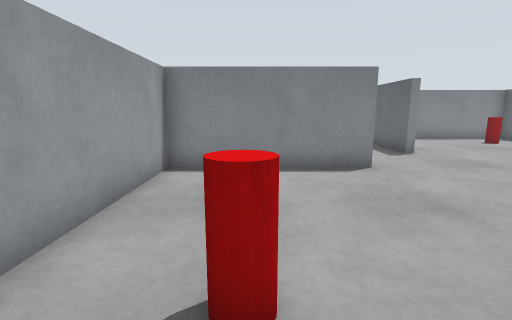
view 1 (above)

12 first-person views from a walk through a Gazebo world. The camera is 0.75 m above the floor, tilts 10° down and sees 85° across. The floor is counted in squares, 0.5 m on a side. Each view is taken from the middle of a square. On the plan, view 1 faces up. The plan holds only what a view shows up to about 14 squares ahead; the rest is blank.

view 2
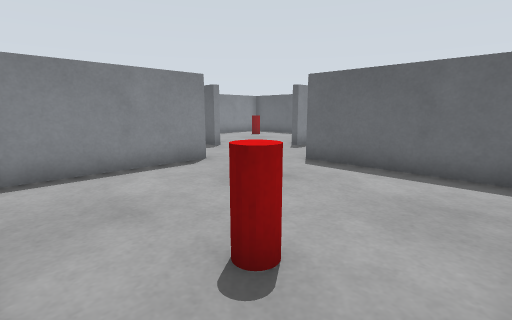

view 3
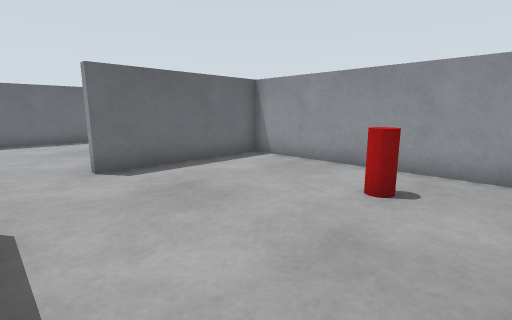

view 4
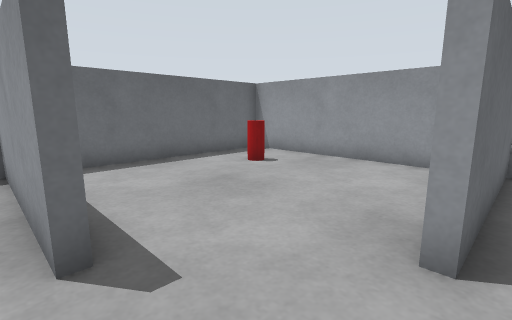

view 5
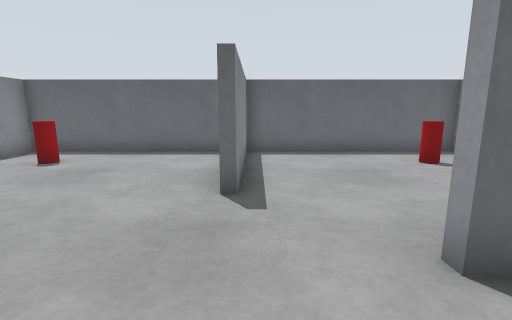

view 6
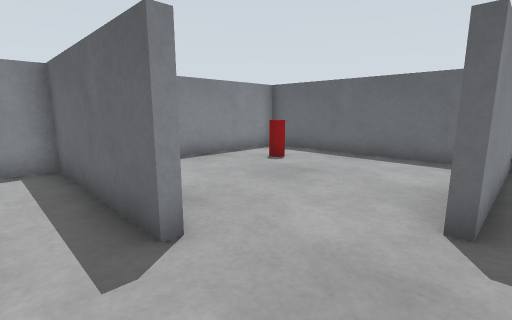

view 7
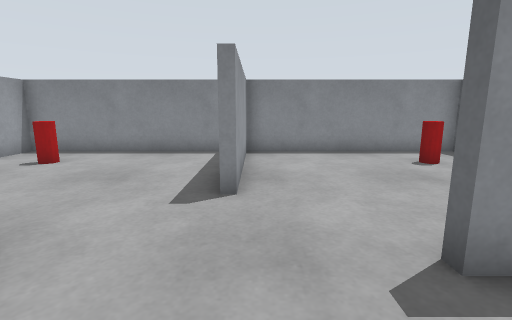

view 8
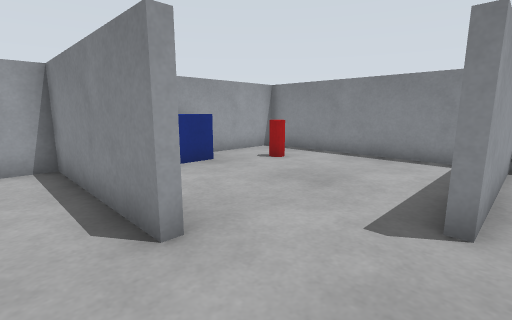

view 9
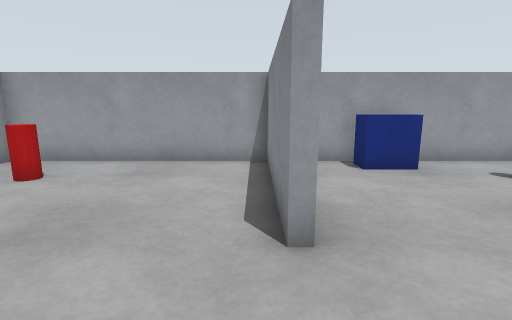

view 10
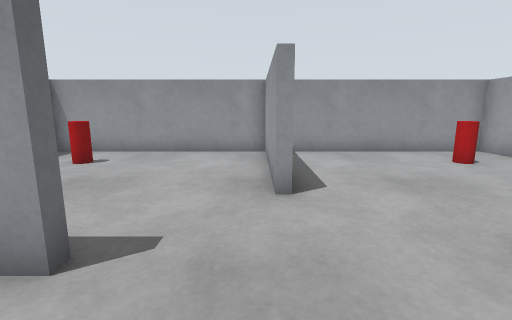

view 11
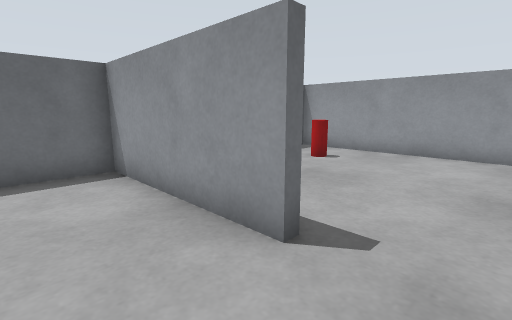

view 12
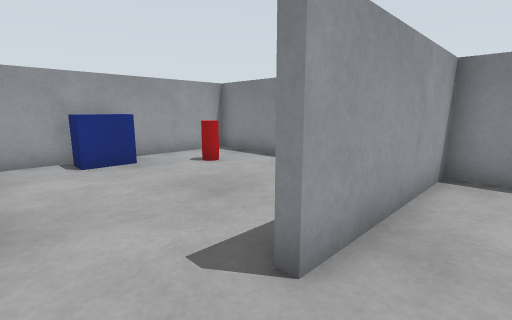

### Floor plan
Points are (right, up) in squares from view 1. A wall is a line through its corners. A room is listed if a view was taken in it or the views show most of it. See-through windows are left out.
Room 1 (views 1, 2, 3, 5)
walls: (3.1, 7.8) (3.1, 7.3) (-2.3, 7.3) (-2.3, -0.4) (5.4, -0.4) (5.4, 5.1)
ways out: opening at (3.5, 6.5) to room 2
objects: red cylinder (0, 2)
Room 2 (views 4, 6, 7, 8, 9, 12)
walls: (5.4, 5.1) (5.7, 5.1) (5.7, 0.1); (5.6, -0.4) (13.3, -0.4) (13.3, 7.3) (7.9, 7.3) (7.9, 7.6); (5.7, 9.9) (5.4, 9.9)
ways out: opening at (3.5, 6.5) to room 1; opening at (6.5, 9.5) to room 3; opening at (4, 8.5) to room 4
objects: red cylinder (11, 2)
Room 3 (views 10, 11)
walls: (7.9, 7.6) (13.3, 7.6) (13.3, 15.4) (5.7, 15.4) (5.7, 9.9)
ways out: opening at (6.5, 9.5) to room 2
objects: red cylinder (11, 13)
Room 4 (no view inside)
walls: (-2.3, 9.5) (-2.3, 8.2); (5.4, 9.9) (5.4, 15.4) (-2.3, 15.4) (-2.3, 11.4)
ways out: opening at (4, 8.5) to room 2
objects: cabinet (-2, 10) to (-1, 11); red cylinder (0, 13)

Where each view was taken, in squares from view 1:
view 1: 0 up, 0 right, facing up
view 2: 0 up, 2 left, facing up-right
view 3: 7 up, 2 left, facing down-right
view 4: 8 up, 5 right, facing down-right
view 5: 7 up, 3 right, facing right
view 6: 7 up, 4 right, facing up-right
view 7: 5 up, 6 right, facing up
view 8: 6 up, 6 right, facing up-left
view 9: 7 up, 6 right, facing left
view 10: 10 up, 6 right, facing down
view 11: 10 up, 6 right, facing down-right
view 12: 8 up, 7 right, facing up-left
